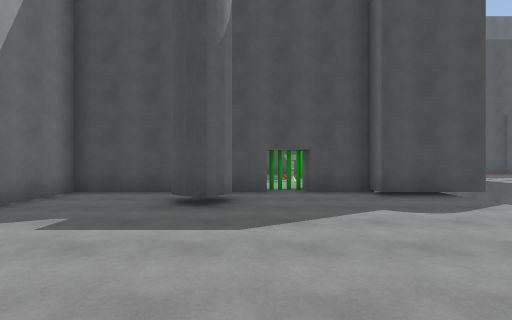
view 1 (above)

13 first-person views from a walk through a scene from a Unity 3-D project. The camera is 1.5 m above the floor, looks level and sees 85° across. The floor is counted in squares, 2 m on a side. Each view is taken from the middle of a square. On the plan, view 1 faces up. The plan holds only what a view shows up to about 10 squares ahead; the rest is blank. The place goes on beyond the plan. The player is left out. Some animated figures are not drawn.

view 2
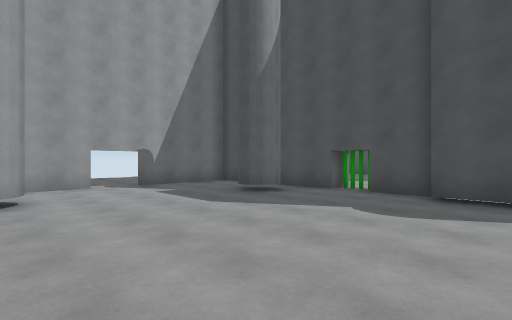

view 3
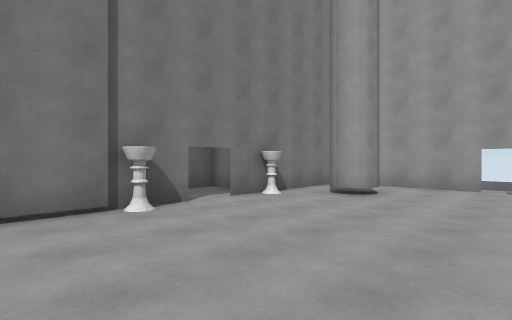

view 4
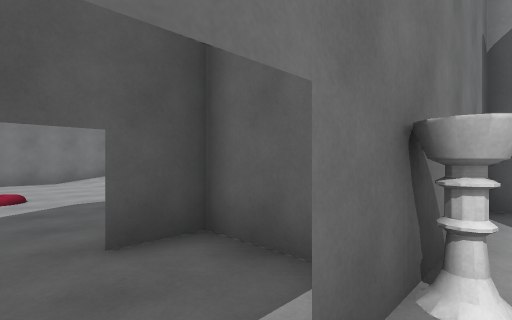

view 5
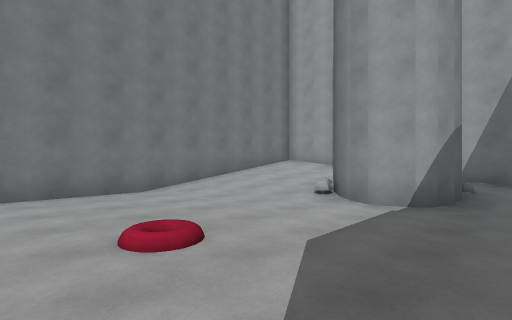

view 6
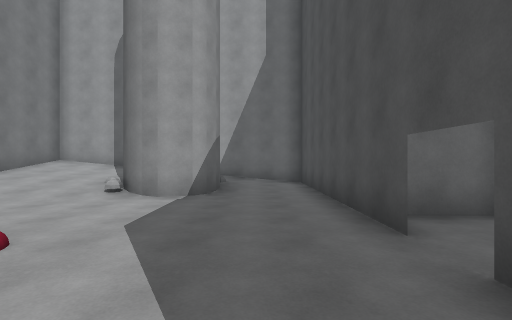

view 7
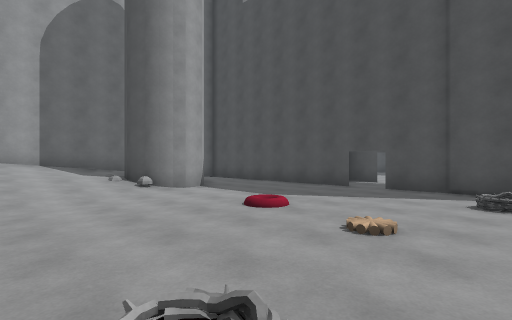

view 8
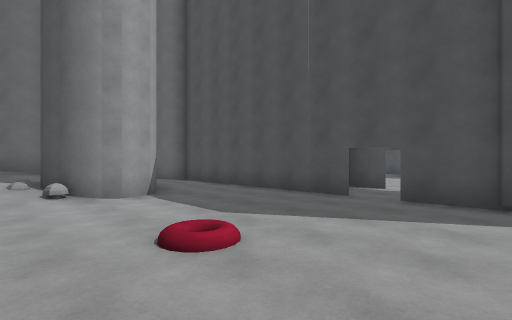

view 9
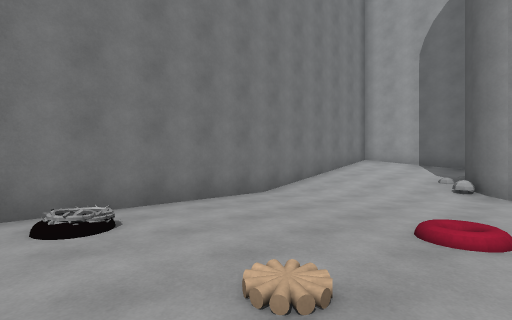

view 10
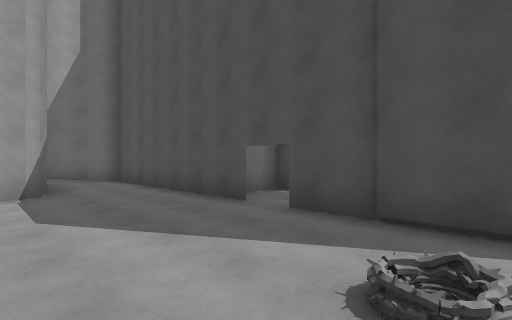

view 11
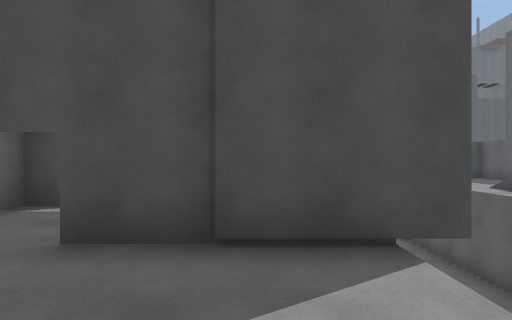

view 12
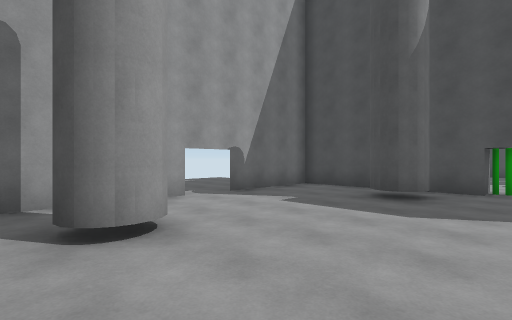

view 13
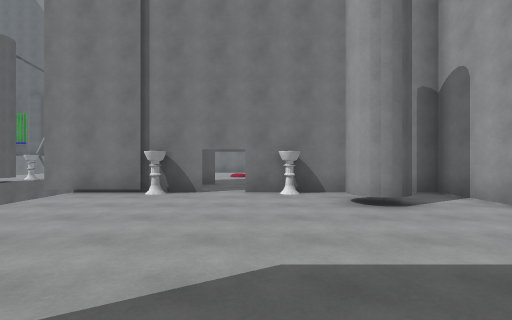

### Floor plan
Key: @ floor where view 1 was taken; # wall or solid block; x gap in a wall; . floor; / step, stairs or slope; v drop or lower ground; T tree; O other object.
Columns run from 7 left of view 1 to 5 right of it. Each row starts with its distance up from view 1.
  8        ..
  7    ####xx##
  6    #......##v
  5 .. #..T.....
  4 ...#........
  3 ............
  2 ...#........
  1    #........
  0    #.T.@....
 -1    #..O#.O..v
 -2    ####..####
 -3 #######..####
 -4 #.....##....v
 -5 #///.......v
 -6 #//T........
 -7 #/  T.......
 -8 #//TT...../.
 -9 #/////......
-10 #/////......
-11 #/////......
-12 ############

Where each view was taken, in squares from view 1:
view 1: 0 up, 0 right, facing up
view 2: 0 up, 4 right, facing up-left
view 3: 3 up, 4 right, facing down-left
view 4: 1 down, 1 right, facing down-left
view 5: 5 down, 2 right, facing down-left
view 6: 5 down, 3 right, facing left
view 7: 11 down, 4 right, facing up-left
view 8: 9 down, 3 right, facing up-left
view 9: 7 down, 4 right, facing down-left
view 10: 7 down, 4 right, facing up-left
view 11: 6 down, 3 right, facing up
view 12: 1 down, 1 right, facing up-left
view 13: 5 up, 0 right, facing down
